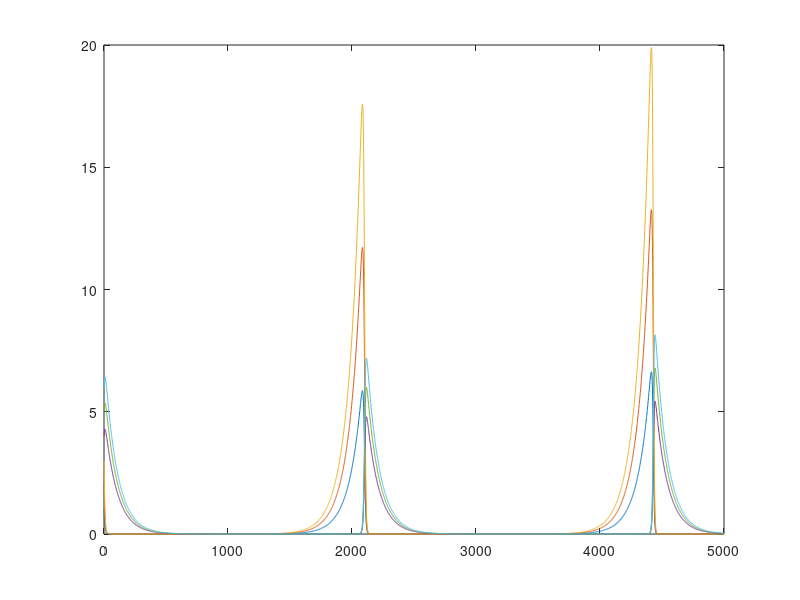
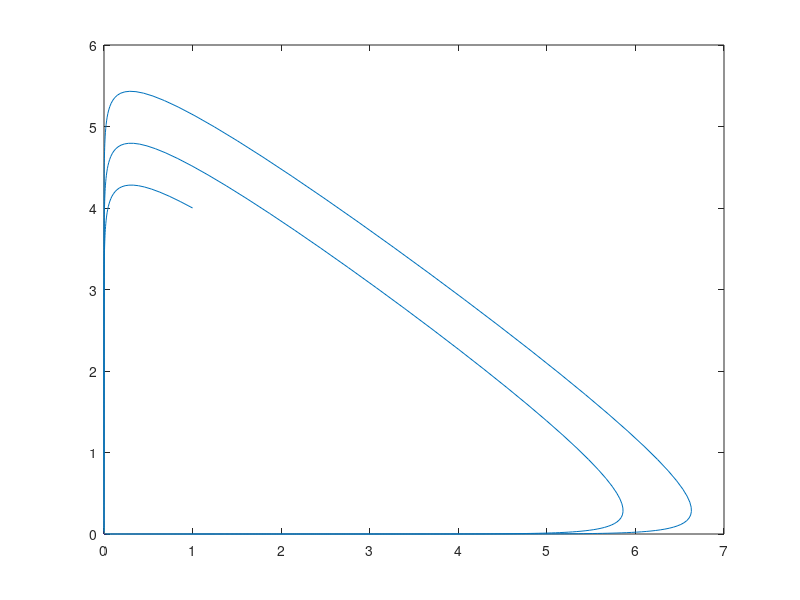
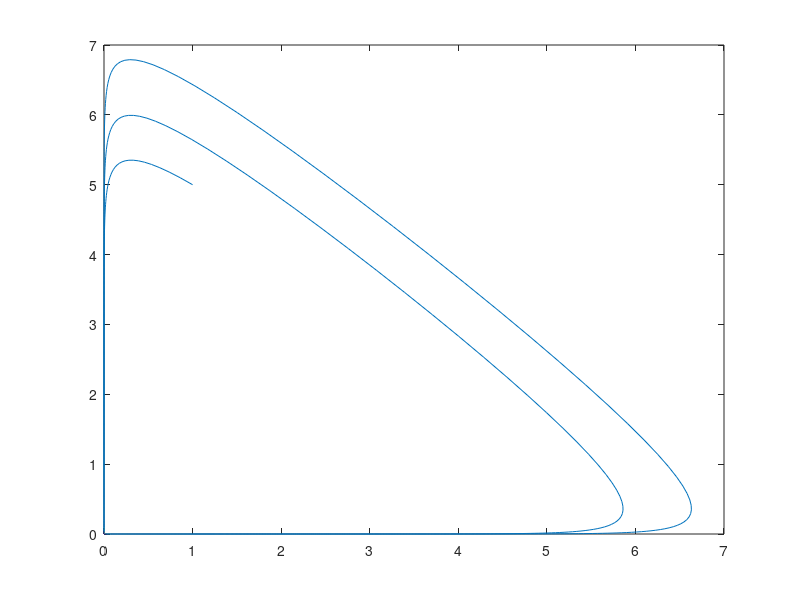
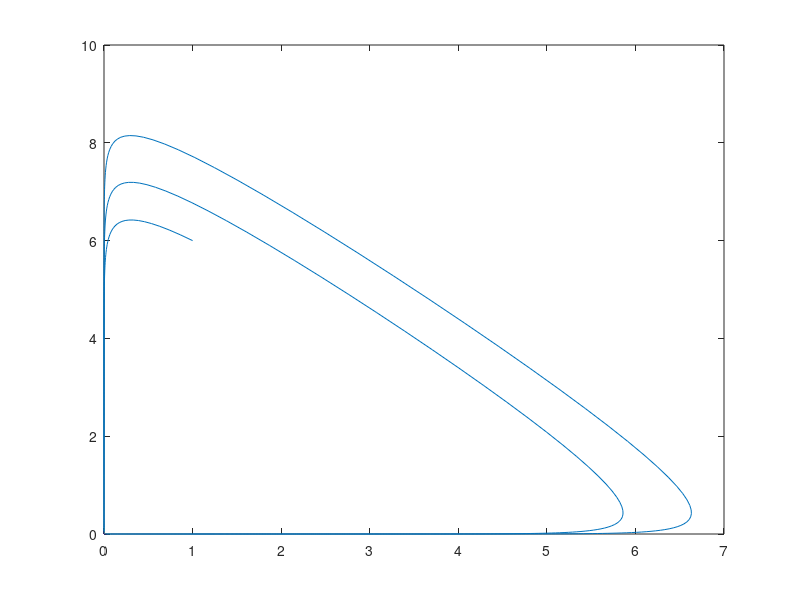

These figures' MATLAB source, in order:
#!/usr/bin/octave

# Solucion ideal

alpha = 0.5;
AI=[ 0  0  0 -1 -1 -1;
    0  0  0 -1  -1  -1;
    0  0  0 -1  -1 -1;
    alpha  alpha  alpha 0  0   0;
    alpha  alpha  alpha 0  0   0;
    alpha  alpha  alpha 0  0   0];

r=[1,1,1,-1,-1,-1];
lenu = length(r);
iters=5000;
x0 = [1,2,3,4,5,6]';
xt = zeros(lenu,iters); # lenu columnas y iters filas
xt(:,1)=x0;

# Metodo de Euler para la aproximacion de las poblaciones
dt=0.01;
for i=2:iters
  for j=1:lenu
    xt(j,i)= xt(j,i-1) + xt(j,i-1)*(r(j)+AI(j,:)*xt(:,i-1))*dt;
  end
end

figure(1)
plot(1:iters,xt(1,:),1:iters,xt(2,:),1:iters,xt(3,:),1:iters,xt(4,:),1:iters,xt(5,:),1:iters,xt(6,:));
hold on
figure(2)
plot(xt(1,:),xt(4,:));
hold on
figure(3)
plot(xt(1,:),xt(5,:));
hold on
figure(4)
plot(xt(1,:),xt(6,:));
hold on
figure(5)
plot(xt(2,:),xt(4,:));
hold on
figure(6)
plot(xt(2,:),xt(5,:));
hold on
figure(7)
plot(xt(2,:),xt(6,:));
hold on
figure(8)
plot(xt(3,:),xt(4,:));
hold on
figure(9)
plot(xt(3,:),xt(5,:));
hold on
figure(10)
plot(xt(3,:),xt(6,:));
hold on
